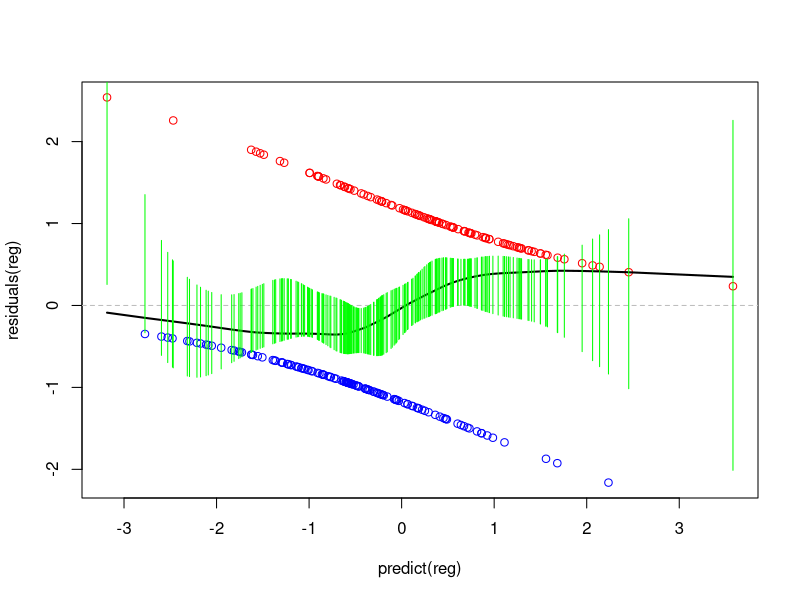
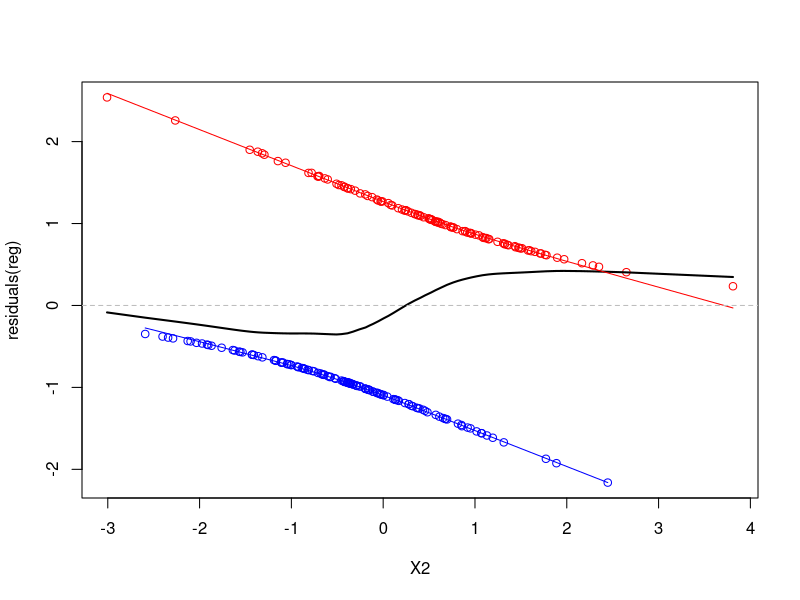
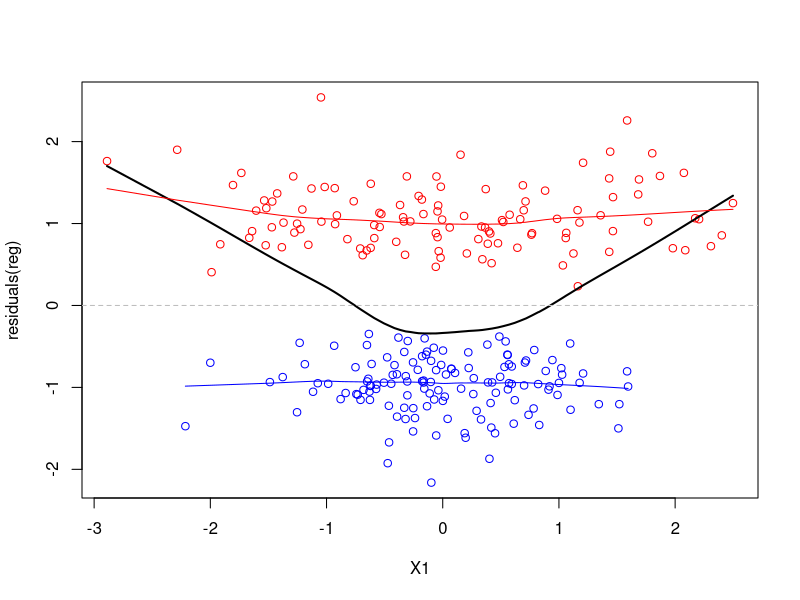
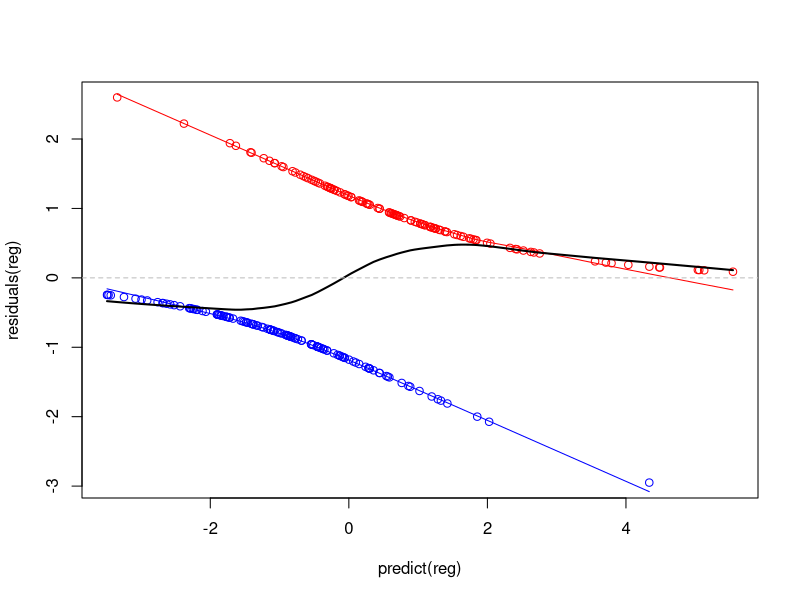

R code for these plots, in order:
### From https://freakonometrics.hypotheses.org/8210

n=250
set.seed(1)
X1=rnorm(n)
X2=rnorm(n)
score=X1^ 2 +X2-1
proba=exp(score)/(1+exp(score))
Y=rbinom(n,1 ,proba)

reg=glm(Y~X1+X2,family=binomial)
plot(predict(reg),residuals(reg),col=c("blue","red")[1+Y])
abline(h=0,lty=2,col="grey")
lines(lowess(predict(reg),residuals(reg)),col="black",lwd=2)

library(splines)
rl=lm(residuals(reg)~bs(predict(reg),8))
#rl=loess(residuals(reg)~predict(reg))
y=predict(rl,se=TRUE)
segments(predict(reg),y$fit+2*y$se.fit,predict(reg),y$fit-2*y$se.fit,col="green")

# Now plot residuals vs each predictor

plot(X2,residuals(reg),col=c("blue","red")[1+Y])
lines(lowess(X2,residuals(reg)),col="black",lwd=2)
lines(lowess(X2[Y==0],residuals(reg)[Y==0]),col="blue")
lines(lowess(X2[Y==1],residuals(reg)[Y==1]),col="red")
abline(h=0,lty=2,col="grey")

plot(X1,residuals(reg),col=c("blue","red")[1+Y])
lines(lowess(X1,residuals(reg)),col="black",lwd=2)
lines(lowess(X1[Y==0],residuals(reg)[Y==0]),col="blue")
lines(lowess(X1[Y==1],residuals(reg)[Y==1]),col="red")
abline(h=0,lty=2,col="grey")

# Model including this quadratic effect

reg=glm(Y~X1+I(X1^2)+X2,family=binomial)
plot(predict(reg),residuals(reg),col=c("blue","red")[1+Y])
lines(lowess(predict(reg)[Y==0],residuals(reg)[Y==0]),col="blue")
lines(lowess(predict(reg)[Y==1],residuals(reg)[Y==1]),col="red")
lines(lowess(predict(reg),residuals(reg)),col="black",lwd=2)
abline(h=0,lty=2,col="grey")